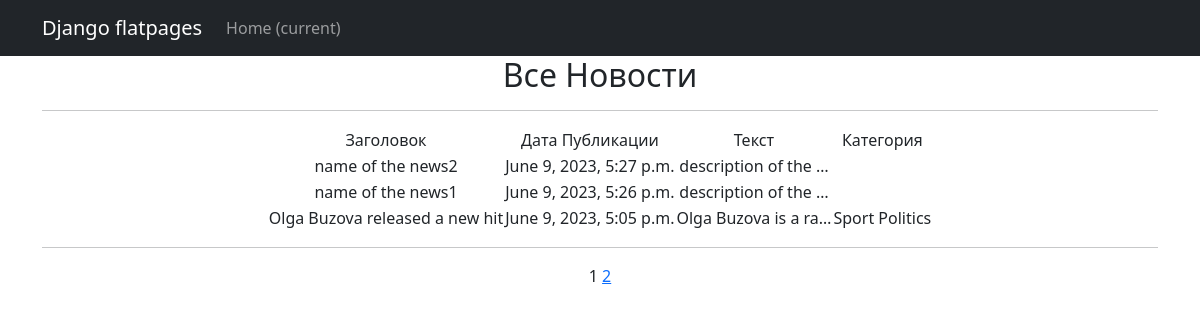
Before: /news/ with the older database file.
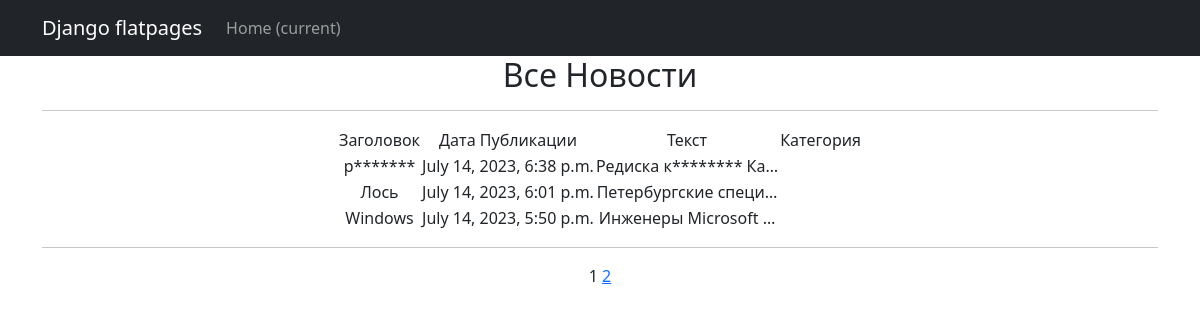
After: the same page with the newer database file.
### newapp/models.py (models this page shows, shortened)
class Post(models.Model):
    author = models.ForeignKey(Author, on_delete=models.CASCADE)
    NEWS = 'NW'
    ARTICLE = 'AT'
    CATEGORY_CHOICES = (
        (NEWS, 'Новость'),
        (ARTICLE, 'Статья'),
    )
    categoryType = models.CharField(max_length=2, choices=CATEGORY_CHOICES, default=ARTICLE)
    dateCreation = models.DateTimeField(auto_now_add=True)
    postCategory = models.ManyToManyField(Category, through='PostCategory')
    title = models.CharField(max_length=128)
    text = models.TextField()
    rating = models.SmallIntegerField(default=0)

class Category(models.Model):
    name = models.CharField(max_length=64, unique=True)

### newapp/views.py (the view)
# urls.py: path('', PostList.as_view(), name='post_list'),
class PostList(ListView):
    model = Post
    context_object_name = 'Posts'
    template_name = 'post_list.html'
    ordering = '-dateCreation'
    paginate_by = 3
    def get_context_data(self, **kwargs):
        context = super().get_context_data(**kwargs)
        context['time_now'] = datetime.utcnow()
        context['next_sale'] = None
        return context

### newapp/templatetags/censor.py (called while the page is built)
@register.filter()
def censor(value):
    words_to_censor = ['редиска', 'капустка', 'картошка']
    if not isinstance(value, str):
        raise ValueError("Значение должно быть строкой")
    for word in words_to_censor:
        value = value.replace(word, word[0] + '*' * len(word))
    return mark_safe(value)

### newapp/templatetags/custom_tags.py (called while the page is built)
@register.simple_tag(takes_context=True)
def url_replace(context, **kwargs):
   d = context['request'].GET.copy()
   for k, v in kwargs.items():
       d[k] = v
   return d.urlencode()

### templates/post_list.html (shortened to what this page needs)
{% extends 'flatpages/default.html' %}
{% load censor %}
{% load custom_tags %}
{% block content %}
    <h2>Все Новости</h2>
    <hr>
    {% if Posts %}
        <table align="center">
            <tr>
                <td>Заголовок</td>
                <td>Дата Публикации</td>
                <td>Текст</td>
                <td>Категория</td>
            </tr>
            {% for post in Posts %}
            <tr>
                <td>{{ post.title|censor }}</td>
                <td>{{ post.dateCreation }}</td>
                <td>{{ post.text|truncatechars:20|censor }}</td>
                <td>
                    {% for cat in post.postCategory.all %}
                        {{ cat.name }}
                    {% endfor %}
                </td>
            </tr>
            {% endfor %}
        </table>
    {% else %}
       <h2>Новостей нет</h2>
   {% endif %}
<hr>
   {{ page_obj.number }}
   {% if page_obj.has_next %}
       <a href="?{% url_replace page=page_obj.next_page_number %}">{{ page_obj.next_page_number }}</a>
   {% endif %}
{% endblock content %}

### templates/flatpages/default.html (shortened to what this page needs)
<!DOCTYPE html>
<html lang="en">
<head>
  {% load static %}
  <link href="{% static 'css/styles.css' %}" rel="stylesheet" />
</head>
<body>
  <nav class="navbar navbar-expand-lg navbar-dark bg-dark static-top">
    <div class="container">
      <a class="navbar-brand" href="#">Django flatpages</a>
      <div class="collapse navbar-collapse" id="navbarResponsive">
        <ul class="navbar-nav ml-auto">
          <li class="nav-item active">
            <a class="nav-link" href="#">Home
              <span class="sr-only">(current)</span>
            </a>
          </li>
        </ul>
      </div>
    </div>
  </nav>
  <div class="container">
    <div class="row">
      <div class="col-lg-12 text-center">
       {% block content %}{% endblock content %}
      </div>
    </div>
  </div>
</body>
</html>

Changed rows visible on the page:
removed Post: title|censor "name of the news2", dateCreation "June 9, 2023, 5:27 p.m.", text|censor "description of the …"
removed Post: title|censor "name of the news1", dateCreation "June 9, 2023, 5:26 p.m.", text|censor "description of the …"
removed Post: title|censor "Olga Buzova released a new hit", dateCreation "June 9, 2023, 5:05 p.m.", text|censor "Olga Buzova is a ra…"
removed Category: name "Sport", shown under Post "Olga Buzova released a new hit"
removed Category: name "Politics", shown under Post "Olga Buzova released a new hit"
added Post: title|censor "р*******", dateCreation "July 14, 2023, 6:38 p.m.", text|censor "Редиска к******** Ка…"
added Post: title|censor "Лось", dateCreation "July 14, 2023, 6:01 p.m.", text|censor "Петербургские специ…"
added Post: title|censor "Windows", dateCreation "July 14, 2023, 5:50 p.m.", text|censor "Инженеры Microsoft …"
